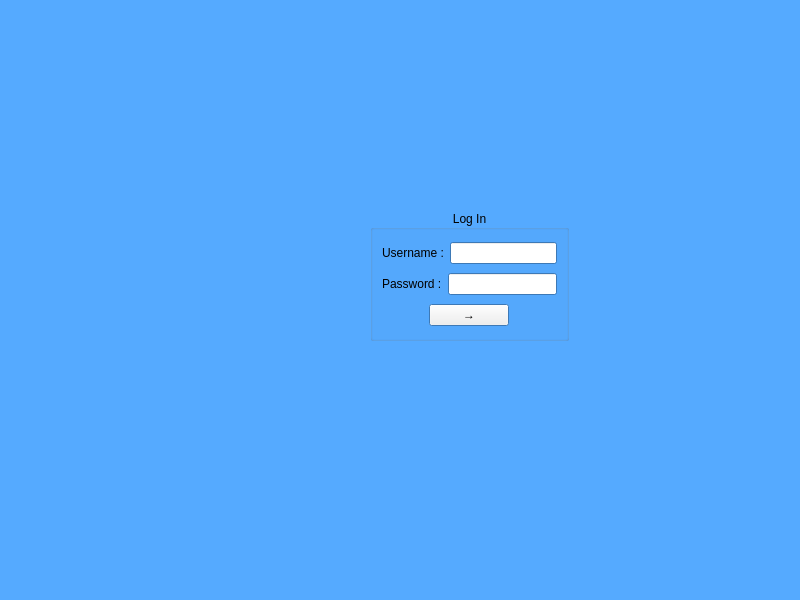
<?xml version="1.0" encoding="UTF-8"?>
<ui version="4.0">
 <class>MainWindow</class>
 <widget class="QMainWindow" name="MainWindow">
  <property name="geometry">
   <rect>
    <x>0</x>
    <y>0</y>
    <width>800</width>
    <height>600</height>
   </rect>
  </property>
  <property name="palette">
   <palette>
    <active>
     <colorrole role="Window">
      <brush brushstyle="SolidPattern">
       <color alpha="255">
        <red>85</red>
        <green>170</green>
        <blue>255</blue>
       </color>
      </brush>
     </colorrole>
     <colorrole role="Shadow">
      <brush brushstyle="SolidPattern">
       <color alpha="255">
        <red>61</red>
        <green>121</green>
        <blue>182</blue>
       </color>
      </brush>
     </colorrole>
     <colorrole role="Highlight">
      <brush brushstyle="SolidPattern">
       <color alpha="255">
        <red>43</red>
        <green>86</green>
        <blue>129</blue>
       </color>
      </brush>
     </colorrole>
    </active>
    <inactive>
     <colorrole role="Window">
      <brush brushstyle="SolidPattern">
       <color alpha="255">
        <red>85</red>
        <green>170</green>
        <blue>255</blue>
       </color>
      </brush>
     </colorrole>
     <colorrole role="Shadow">
      <brush brushstyle="SolidPattern">
       <color alpha="255">
        <red>61</red>
        <green>121</green>
        <blue>182</blue>
       </color>
      </brush>
     </colorrole>
     <colorrole role="Highlight">
      <brush brushstyle="SolidPattern">
       <color alpha="255">
        <red>43</red>
        <green>86</green>
        <blue>129</blue>
       </color>
      </brush>
     </colorrole>
    </inactive>
    <disabled>
     <colorrole role="Base">
      <brush brushstyle="SolidPattern">
       <color alpha="255">
        <red>85</red>
        <green>170</green>
        <blue>255</blue>
       </color>
      </brush>
     </colorrole>
     <colorrole role="Window">
      <brush brushstyle="SolidPattern">
       <color alpha="255">
        <red>85</red>
        <green>170</green>
        <blue>255</blue>
       </color>
      </brush>
     </colorrole>
     <colorrole role="Shadow">
      <brush brushstyle="SolidPattern">
       <color alpha="255">
        <red>61</red>
        <green>121</green>
        <blue>182</blue>
       </color>
      </brush>
     </colorrole>
    </disabled>
   </palette>
  </property>
  <property name="windowTitle">
   <string>CovidFX -Login</string>
  </property>
  <widget class="QWidget" name="centralwidget">
   <widget class="QGroupBox" name="groupBox">
    <property name="geometry">
     <rect>
      <x>370</x>
      <y>210</y>
      <width>199</width>
      <height>131</height>
     </rect>
    </property>
    <property name="title">
     <string>Log In</string>
    </property>
    <property name="alignment">
     <set>Qt::AlignCenter</set>
    </property>
    <layout class="QVBoxLayout" name="verticalLayout">
     <item>
      <layout class="QHBoxLayout" name="horizontalLayout">
       <item>
        <widget class="QLabel" name="label_username">
         <property name="text">
          <string>Username :</string>
         </property>
        </widget>
       </item>
       <item>
        <widget class="QLineEdit" name="lineEdit_username"/>
       </item>
      </layout>
     </item>
     <item>
      <layout class="QHBoxLayout" name="horizontalLayout_2">
       <item>
        <widget class="QLabel" name="label_password">
         <property name="text">
          <string>Password :</string>
         </property>
        </widget>
       </item>
       <item>
        <widget class="QLineEdit" name="lineEdit_password">
         <property name="echoMode">
          <enum>QLineEdit::Password</enum>
         </property>
        </widget>
       </item>
      </layout>
     </item>
     <item alignment="Qt::AlignHCenter">
      <widget class="QPushButton" name="pushButton_login">
       <property name="text">
        <string>→</string>
       </property>
      </widget>
     </item>
    </layout>
   </widget>
   <widget class="QLabel" name="logo_label">
    <property name="geometry">
     <rect>
      <x>40</x>
      <y>140</y>
      <width>281</width>
      <height>271</height>
     </rect>
    </property>
    <property name="text">
     <string/>
    </property>
    <property name="pixmap">
     <pixmap resource="logo.qrc">:/images/images/logo.png</pixmap>
    </property>
   </widget>
  </widget>
 </widget>
 <resources>
  <include location="logo.qrc"/>
 </resources>
 <connections/>
</ui>
